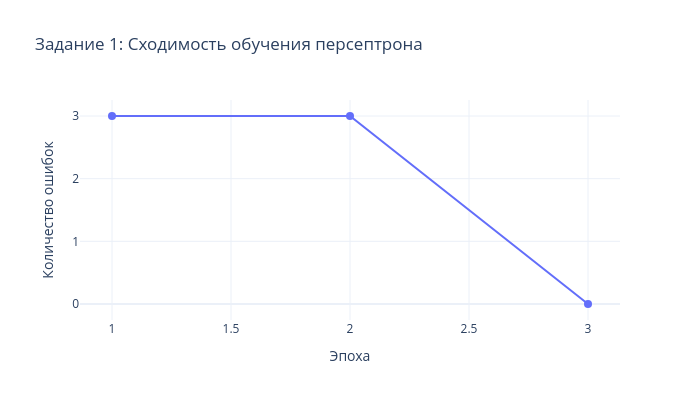

The cell this chart's notebook holds for it:
### Markdown cell above
### Сходимость обучения

### Code cell
fig_conv = go.Figure()
fig_conv.add_trace(go.Scatter(
    x=list(range(1, len(perc1.errors_per_epoch) + 1)),
    y=perc1.errors_per_epoch,
    mode='lines+markers',
    marker=dict(size=8, color='#636EFA'),
    line=dict(width=2),
    name='Ошибки'
))
fig_conv.update_layout(
    title='Задание 1: Сходимость обучения персептрона',
    xaxis_title='Эпоха',
    yaxis_title='Количество ошибок',
    yaxis=dict(dtick=1),
    template='plotly_white',
    width=700, height=400
)
fig_conv.write_html('outputs/task1_convergence.html')
fig_conv.show()

### Figure 1 — Plotly figure (JSON) as saved in the notebook; plotly's stock layout.template omitted (floating-point values rounded to 4 significant figures)
{"data": [{"line": {"width": 2}, "marker": {"color": "#636EFA", "size": 8}, "mode": "lines+markers", "name": "Ошибки", "type": "scatter", "x": [1, 2, 3], "y": [3, 3, 0]}], "layout": {"height": 400, "title": {"text": "Задание 1: Сходимость обучения персептрона"}, "width": 700, "xaxis": {"title": {"text": "Эпоха"}}, "yaxis": {"dtick": 1, "title": {"text": "Количество ошибок"}}}}
